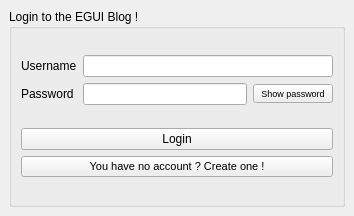
<?xml version="1.0" encoding="UTF-8"?>
<ui version="4.0">
 <class>LoginWindow</class>
 <widget class="QMainWindow" name="LoginWindow">
  <property name="geometry">
   <rect>
    <x>0</x>
    <y>0</y>
    <width>354</width>
    <height>216</height>
   </rect>
  </property>
  <property name="windowTitle">
   <string>The EGUI Blog</string>
  </property>
  <property name="autoFillBackground">
   <bool>false</bool>
  </property>
  <widget class="QWidget" name="centralwidget">
   <layout class="QVBoxLayout" name="verticalLayout_5">
    <item>
     <widget class="QGroupBox" name="loginGroupBox">
      <property name="enabled">
       <bool>true</bool>
      </property>
      <property name="title">
       <string>Login to the EGUI Blog !</string>
      </property>
      <layout class="QHBoxLayout" name="horizontalLayout_3">
       <item>
        <layout class="QVBoxLayout" name="verticalLayout_3">
         <item>
          <layout class="QVBoxLayout" name="verticalLayout_2">
           <item>
            <layout class="QHBoxLayout" name="horizontalLayout">
             <item>
              <widget class="QLabel" name="usernameLabel">
               <property name="text">
                <string>Username</string>
               </property>
              </widget>
             </item>
             <item>
              <widget class="QLineEdit" name="usernameLineEdit"/>
             </item>
            </layout>
           </item>
           <item>
            <layout class="QHBoxLayout" name="horizontalLayout_2">
             <item>
              <widget class="QLabel" name="passwordLabel">
               <property name="text">
                <string>Password </string>
               </property>
              </widget>
             </item>
             <item>
              <widget class="QLineEdit" name="passwordLineEdit">
               <property name="echoMode">
                <enum>QLineEdit::Password</enum>
               </property>
              </widget>
             </item>
             <item>
              <widget class="QPushButton" name="passwordPushButton">
               <property name="font">
                <font>
                 <pointsize>7</pointsize>
                </font>
               </property>
               <property name="text">
                <string>Show password</string>
               </property>
              </widget>
             </item>
            </layout>
           </item>
          </layout>
         </item>
         <item>
          <layout class="QVBoxLayout" name="verticalLayout">
           <item>
            <widget class="QPushButton" name="loginPushButton">
             <property name="text">
              <string>Login</string>
             </property>
            </widget>
           </item>
           <item>
            <widget class="QPushButton" name="createPushButton">
             <property name="font">
              <font>
               <pointsize>8</pointsize>
              </font>
             </property>
             <property name="text">
              <string>You have no account ? Create one !</string>
             </property>
            </widget>
           </item>
          </layout>
         </item>
        </layout>
       </item>
      </layout>
     </widget>
    </item>
   </layout>
  </widget>
 </widget>
 <resources/>
 <connections/>
</ui>
